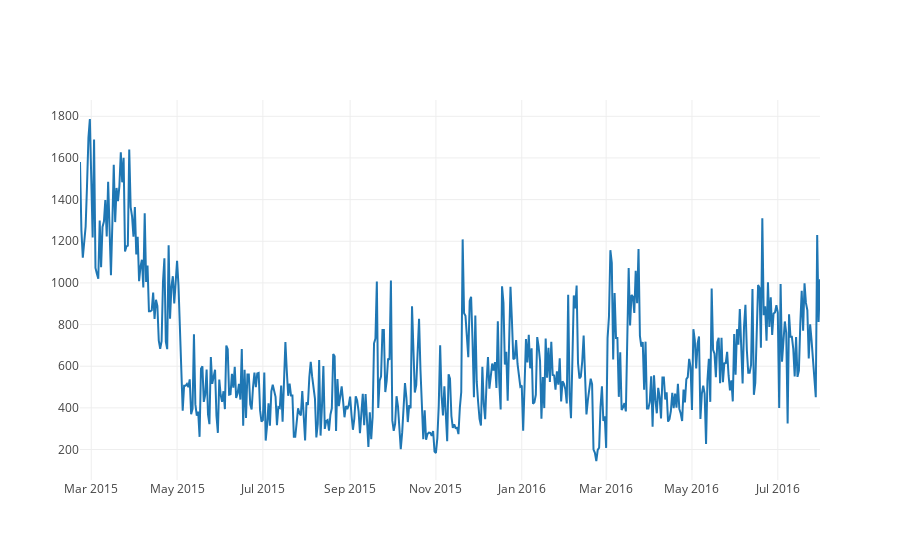

Notebook code cell kept with this figure:
### Code cell
from plotly import version
from plotly.offline import download_plotlyjs, init_notebook_mode, plot, iplot
print(version)

trace = go.Scatter(
    x = cleaned_data_table['combined_date'][300:],
    y = cleaned_data_table['Today_produced'][300:], 
)


fig = {
    'data': [trace],
}

layout = go.Layout(
        yaxis=dict(
            range=[0, 800]
        )
    )

iplot(fig)

### Figure 1 — Plotly figure (JSON) as saved in the notebook; plotly's stock layout.template omitted (floating-point values rounded to 4 significant figures; data arrays with more than 128 entries replaced by an {"elided": "..."} marker saying what was removed)
{"data": [{"type": "scatter", "uid": "25fd1e66-0afa-4c7a-aada-e2377dc8ee91", "x": {"elided": "527 str values"}, "y": {"elided": "527 int values"}}], "layout": {}}
